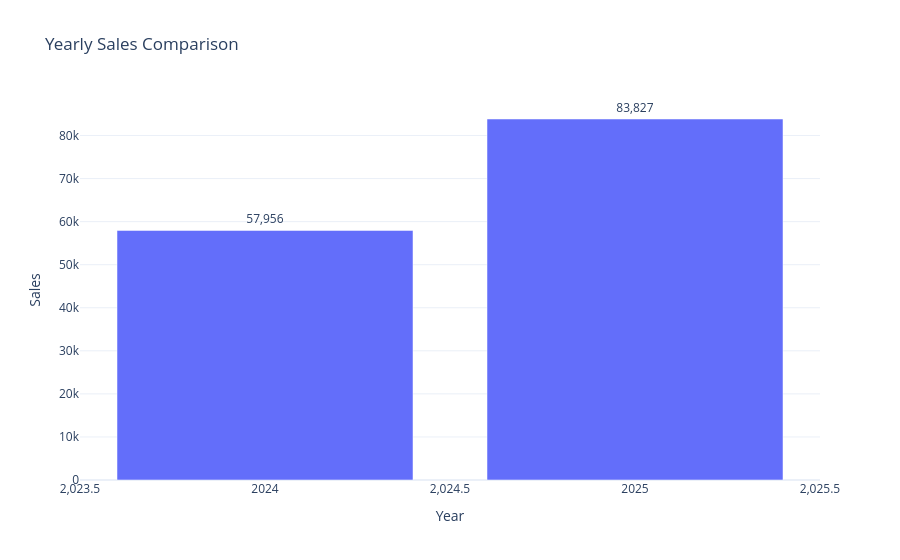

Notebook code for this chart:
### Code cell
# Yearly sales comparison

fig = px.bar(
    yearly_sales,
    x="order_year",
    y="total_sales",
    text="total_sales",
    title="Yearly Sales Comparison",
    labels={
        "order_year": "Year",
        "total_sales": "Total Sales"
    },
    hover_data=[
        "total_orders",
        "total_units",
        "total_gross_profit"
    ]
)

fig.update_traces(
    texttemplate="%{text:,.0f}",
    textposition="outside"
)

fig.update_layout(
    template="plotly_white",
    xaxis_title="Year",
    yaxis_title="Sales"
)

fig.show()

### Figure 1 — Plotly figure (JSON) as saved in the notebook; plotly's stock layout.template omitted (floating-point values rounded to 4 significant figures)
{"data": [{"customdata": [[3482.0, 15900.0, 38150.0], [5067.0, 22760.0, 55290.0]], "hovertemplate": "Year=%{x}<br>Total Sales=%{text}<br>total_orders=%{customdata[0]}<br>total_units=%{customdata[1]}<br>total_gross_profit=%{customdata[2]}<extra></extra>", "legendgroup": "", "marker": {"color": "#636efa", "pattern": {"shape": ""}}, "name": "", "orientation": "v", "showlegend": false, "text": [57960.0, 83830.0], "textposition": "outside", "texttemplate": "%{text:,.0f}", "type": "bar", "x": [2024, 2025], "xaxis": "x", "y": [57960.0, 83830.0], "yaxis": "y"}], "layout": {"barmode": "relative", "legend": {"tracegroupgap": 0}, "title": {"text": "Yearly Sales Comparison"}, "xaxis": {"anchor": "y", "domain": [0, 1], "title": {"text": "Year"}}, "yaxis": {"anchor": "x", "domain": [0, 1], "title": {"text": "Sales"}}}}
